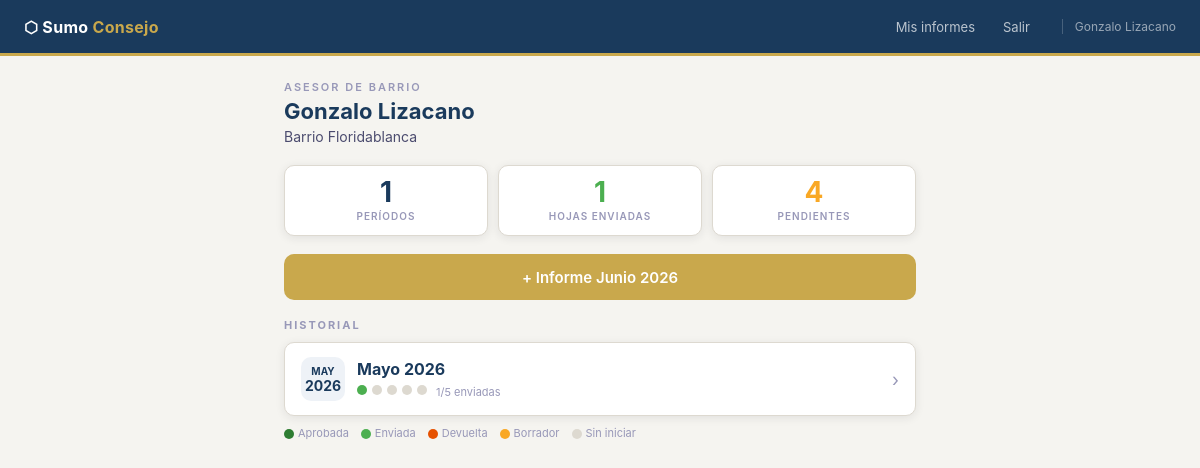
The page /dashboard (signed in) on the database its author committed.
### tables this page shows
CREATE TABLE unidad (
            id INTEGER PRIMARY KEY AUTOINCREMENT,
            nombre TEXT NOT NULL,
            tipo TEXT DEFAULT 'barrio',
            activo INTEGER DEFAULT 1
        );

CREATE TABLE informe (
            id INTEGER PRIMARY KEY AUTOINCREMENT,
            asignacion_id INTEGER NOT NULL,
            periodo_anio INTEGER NOT NULL,
            periodo_mes INTEGER NOT NULL,
            created_at TEXT DEFAULT (datetime('now')),
            UNIQUE(asignacion_id, periodo_anio, periodo_mes),
            FOREIGN KEY(asignacion_id) REFERENCES asignacion_asesor(id)
        );

CREATE TABLE hoja_cuorum (
            id INTEGER PRIMARY KEY AUTOINCREMENT,
            informe_id INTEGER UNIQUE NOT NULL,
            estado TEXT DEFAULT 'borrador',
            fecha_envio TEXT,
            reuniones_presidencia INTEGER DEFAULT 0,
            reuniones_correlacion INTEGER DEFAULT 0,
            sesiones_asistidas INTEGER DEFAULT 0,
            elderes_preparacion INTEGER DEFAULT 0,
            est_presidencia_completa TEXT DEFAULT 'proceso',
            est_conoce_responsabilidades TEXT DEFAULT 'proceso',
            est_reuniones_regulares TEXT DEFAULT 'proceso',
            est_transmite_informacion TEXT DEFAULT 'proceso',
            temas_ensenados TEXT DEFAULT '[]',
            necesidades TEXT,
            miembros_atencion TEXT,
            acciones_propuestas TEXT, observacion_presidencia TEXT, aprobado_por TEXT, fecha_aprobacion TEXT,
            FOREIGN KEY(informe_id) REFERENCES informe(id)
        );

### app/app.py (the view)
@app.route('/sumoconsejo/dashboard')
@app.route('/dashboard')
@login_required
def dashboard():
    if session['rol'] == 'admin':
        return redirect(url_for('admin_dashboard'))
    asig = get_asignacion(session['user_id'])
    now  = datetime.now()
    with get_db() as db:
        informes = db.execute("""
            SELECT i.* FROM informe i
            JOIN asignacion_asesor a ON a.id=i.asignacion_id
            WHERE a.usuario_id=?
            ORDER BY i.periodo_anio DESC, i.periodo_mes DESC LIMIT 12
        """, (session['user_id'],)).fetchall()
    informes_con_estado = []
    for inf in informes:
        hojas = get_todas_hojas(inf['id'])
        enviadas = sum(1 for h in hojas.values() if h and (dict(h).get('estado') == 'enviado'))
        total    = 5
        informes_con_estado.append({'inf': inf, 'hojas': hojas, 'enviadas': enviadas, 'total': total})
    return render_template('dashboard.html', asig=asig, informes=informes_con_estado,
                           meses=MESES, now=now)

### app/app.py (called while the page is built)
@app.context_processor
def inject_globals():
    return {'now': datetime.now(), 'meses': MESES}

def get_db():
    conn = sqlite3.connect(DB_PATH)
    conn.row_factory = sqlite3.Row
    conn.execute("PRAGMA journal_mode=WAL")
    return conn

def login_required(f):
    @wraps(f)
    def decorated(*args, **kwargs):
        if 'user_id' not in session:
            return redirect(url_for('login'))
        return f(*args, **kwargs)
    return decorated

def get_asignacion(usuario_id):
    with get_db() as db:
        return db.execute("""
            SELECT a.*, u.nombre as unidad_nombre
            FROM asignacion_asesor a JOIN unidad u ON u.id=a.unidad_id
            WHERE a.usuario_id=? AND a.fecha_fin IS NULL
        """, (usuario_id,)).fetchone()

def get_hoja(tabla, informe_id):
    with get_db() as db:
        return db.execute(f"SELECT * FROM {tabla} WHERE informe_id=?", (informe_id,)).fetchone()

def get_todas_hojas(informe_id):
    return {
        'cuorum':       get_hoja('hoja_cuorum',       informe_id),
        'ministracion': get_hoja('hoja_ministracion',  informe_id),
        'misional':     get_hoja('hoja_misional',      informe_id),
        'templo':       get_hoja('hoja_templo',        informe_id),
        'general':      get_hoja('hoja_general',       informe_id),
    }

### app/templates/dashboard.html (shortened to what this page needs)
{% extends "base.html" %}
{% block content %}
{% set now = now %}
<div class="page-header">
  <div class="eyebrow">Asesor de barrio</div>
  <h1>{{ session.nombre }}</h1>
  {% if asig %}<div class="subtitle">{{ asig.unidad_nombre }}</div>{% endif %}
</div>
{% if asig %}
{% set total_env = informes | sum(attribute='enviadas') %}
<div class="stats-row">
  <div class="stat-chip">
    <div class="val" style="color:var(--navy)">{{ informes|length }}</div>
    <div class="lbl">Períodos</div>
  </div>
  <div class="stat-chip">
    <div class="val" style="color:var(--ok)">{{ total_env }}</div>
    <div class="lbl">Hojas enviadas</div>
  </div>
  <div class="stat-chip">
    <div class="val" style="color:var(--warn)">{{ (informes|length * 5) - total_env }}</div>
    <div class="lbl">Pendientes</div>
  </div>
</div>
<a href="{{ url_for('ver_informe', anio=now.year, mes=now.month) }}" class="btn btn-gold btn-block" style="margin-bottom:18px;font-size:15px">
  + Informe {{ meses[now.month] }} {{ now.year }}
</a>
{% if informes %}
<div style="font-size:11px;font-weight:700;letter-spacing:2px;text-transform:uppercase;color:var(--text-muted);margin-bottom:10px">Historial</div>
{% for item in informes %}
{% set inf = item.inf %}
{% set h = item.hojas %}
<a href="{{ url_for('ver_informe', anio=inf.periodo_anio, mes=inf.periodo_mes) }}" class="period-card" style="text-decoration:none">
  <div style="width:44px;height:44px;border-radius:10px;background:var(--navy-lt);display:flex;flex-direction:column;align-items:center;justify-content:center;flex-shrink:0">
    <div style="font-size:10px;font-weight:700;color:var(--navy);text-transform:uppercase">{{ meses[inf.periodo_mes][:3] }}</div>
    <div style="font-size:14px;font-weight:700;color:var(--navy)">{{ inf.periodo_anio }}</div>
  </div>
  <div class="period-meta">
    <div class="period-title">{{ meses[inf.periodo_mes] }} {{ inf.periodo_anio }}</div>
    <div class="period-hojas">
      {% for hoja, label in [(h.cuorum,'C'),(h.ministracion,'M'),(h.misional,'Mi'),(h.templo,'T'),(h.general,'G')] %}
        {% if not hoja %}<span class="dot dot-none" title="{{ label }}"></span>
        {% elif hoja.estado == 'revisado' %}<span class="dot dot-rev" title="{{ label }}"></span>
        {% elif hoja.estado == 'enviado' %}<span class="dot dot-ok" title="{{ label }}"></span>
        {% else %}<span class="dot dot-draft" title="{{ label }}"></span>{% endif %}
      {% endfor %}
      <span style="font-size:11px;color:var(--text-muted);margin-left:4px">{{ item.enviadas }}/5 enviadas</span>
    </div>
  </div>
  <div style="color:var(--text-muted);font-size:18px">›</div>
</a>
{% endfor %}
{% else %}
<div class="card"><div class="card-body" style="text-align:center;padding:32px;color:var(--text-muted)">
  No tienes informes aún. ¡Crea el primero!
</div></div>
{% endif %}
<div style="display:flex;gap:12px;flex-wrap:wrap;margin-top:8px;font-size:11px;color:var(--text-muted)">
  <span><span class="dot" style="display:inline-block;vertical-align:middle;margin-right:4px;background:#2E7D32"></span>Aprobada</span>
  <span><span class="dot dot-ok" style="display:inline-block;vertical-align:middle;margin-right:4px"></span>Enviada</span>
  <span><span class="dot" style="display:inline-block;vertical-align:middle;margin-right:4px;background:#E65100"></span>Devuelta</span>
  <span><span class="dot dot-draft" style="display:inline-block;vertical-align:middle;margin-right:4px"></span>Borrador</span>
  <span><span class="dot dot-none" style="display:inline-block;vertical-align:middle;margin-right:4px"></span>Sin iniciar</span>
</div>
{% else %}
<div class="card"><div class="card-body" style="text-align:center;padding:40px;color:var(--text-muted)">No tienes unidad asignada.</div></div>
{% endif %}
{% endblock %}

### app/templates/base.html (style rules this page uses)
:root { --navy:#1A3A5C; --navy-lt:#EEF2F7; --gold:#C9A84C; --gold-lt:#F5EDD0; --olive:#3D5E38; --olive-lt:#EAF0E8; --rust:#7A3020; --rust-lt:#F5EBE8; --amber:#6B4F18; --amber-lt:#F5F0E0; --purple:#432468; --purple-lt:#F0EBF8; --white:#fff; --bg:#F5F4F0; --border:#DDD9D0; --border-lt:#ECEAE4; --text:#1C1C2E; --text-soft:#4B4B6E; --text-muted:#9898B8; --ok:#4CAF50; --warn:#F9A825; --danger:#E53935; --shadow:0 2px 10px rgba(28,28,46,.09); --r:10px; --nav-h:56px; --bottom-h:64px; }
*,*::before,*::after { box-sizing:border-box;margin:0;padding:0 }
html { -webkit-text-size-adjust:100% }
body { font-family:-apple-system,BlinkMacSystemFont,'Segoe UI',sans-serif;font-size:15px;color:var(--text);background:var(--bg);min-height:100vh;padding-bottom:calc(var(--bottom-h) + 16px) }
.btn { display:inline-flex;align-items:center;justify-content:center;gap:6px;padding:12px 20px;border-radius:var(--r);border:none;font-family:inherit;font-size:14px;font-weight:600;cursor:pointer;transition:all .18s;text-decoration:none;-webkit-tap-highlight-color:transparent;min-height:46px }
.btn-gold { background:var(--gold);color:#fff }
.btn-block { width:100% }
.page-header { margin-bottom:20px }
.page-header .eyebrow { font-size:11px;font-weight:600;letter-spacing:2px;text-transform:uppercase;color:var(--text-muted);margin-bottom:4px }
.page-header h1 { font-size:22px;font-weight:700;color:var(--navy);line-height:1.2 }
.page-header .subtitle { font-size:14px;color:var(--text-soft);margin-top:4px }
.stats-row { display:grid;grid-template-columns:repeat(3,1fr);gap:10px;margin-bottom:18px }
.stat-chip { background:var(--white);border:1px solid var(--border);border-radius:var(--r);padding:12px 10px;text-align:center;box-shadow:var(--shadow) }
.stat-chip .val { font-size:28px;font-weight:700;line-height:1 }
.stat-chip .lbl { font-size:10px;font-weight:600;letter-spacing:1px;text-transform:uppercase;color:var(--text-muted);margin-top:4px;line-height:1.3 }
@media (min-width:640px) { body { padding-bottom:16px } }
@media (min-width:640px) { .stats-row { grid-template-columns:repeat(3,1fr) } }

### app/templates/dashboard.html (style rules this page uses)
.period-card { background:var(--white);border:1px solid var(--border);border-radius:var(--r);padding:14px 16px;margin-bottom:10px;display:flex;align-items:center;gap:12px;box-shadow:var(--shadow);-webkit-tap-highlight-color:transparent }
.period-meta { flex:1;min-width:0 }
.period-title { font-size:16px;font-weight:700;color:var(--navy) }
.period-hojas { display:flex;gap:5px;margin-top:6px;flex-wrap:wrap }
.dot { width:10px;height:10px;border-radius:50%;flex-shrink:0 }
.dot-ok { background:var(--ok) }
.dot-draft { background:var(--warn) }
.dot-none { background:var(--border) }

### rows shown on the page
unidad: unidad_nombre "Barrio Floridablanca"
informe: periodo_mes "MAY", periodo_anio "2026", periodo_mes "Mayo", periodo_anio "2026"

### other values the page prints
{{ session.nombre }} "Gonzalo Lizacano"
{{ informes|length }} "1"
{{ total_env }} "1"
{{ (informes|length * 5) - total_env }} "4"
{{ meses[now.month] }} "Junio"
{{ now.year }} "2026"
{{ item.enviadas }} "1"
